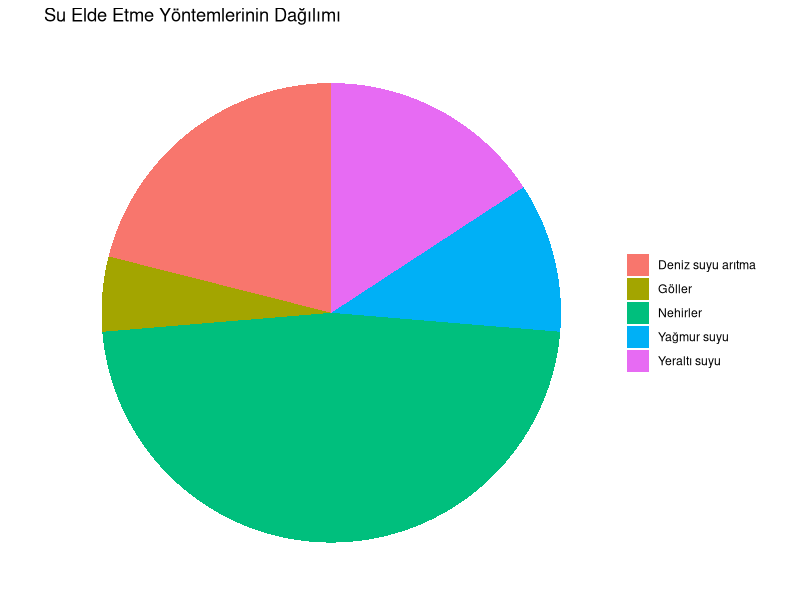

Generate this figure with R:

install.packages("ggplot2")
install.packages("readxl")


library(ggplot2)
library(readxl)

Sys.setlocale("LC_ALL", "Turkish")

su_elde_etme_yontemi <- read_excel("su_elde_etme_yontemi.xlsx")

yontem_sayilari <- as.data.frame(table(su_elde_etme_yontemi$Su_Yontemi))
colnames(yontem_sayilari) <- c("Yontem", "Sayisi")


ggplot(yontem_sayilari, aes(x = "", y = Sayisi, fill = Yontem)) +
  geom_bar(width = 1, stat = "identity") +
  coord_polar("y", start = 0) +
  labs(title = "Su Elde Etme Yöntemlerinin Dağılımı") +
  theme_void() +
  theme(legend.title = element_blank())